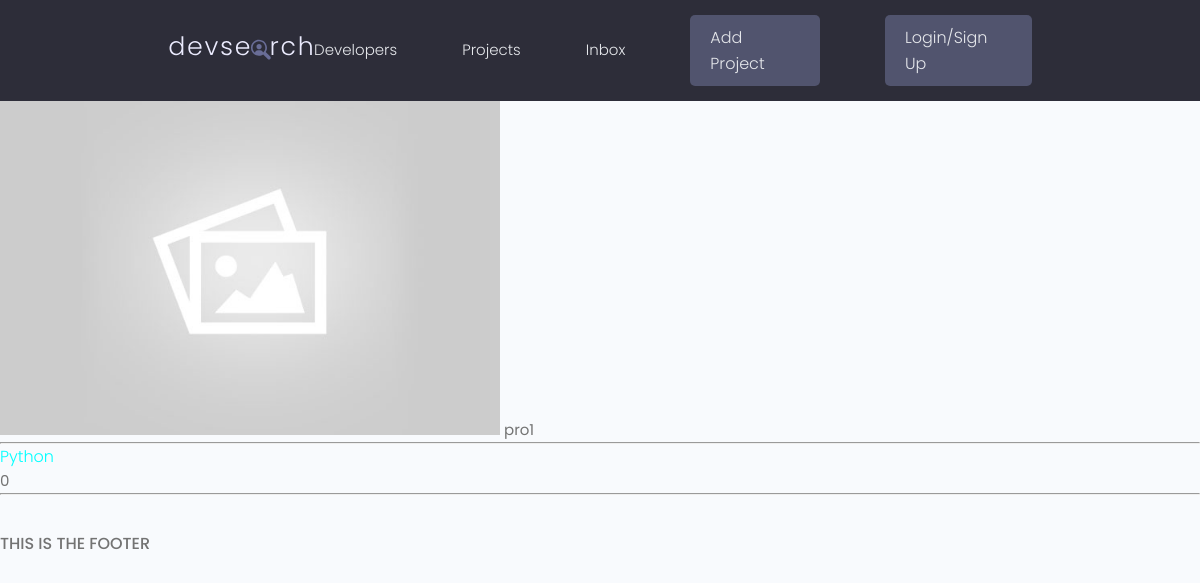
Before: /projects/project/c5ee7751-1189-49b3-a12c-24095dd6b67d/ with the older database file.
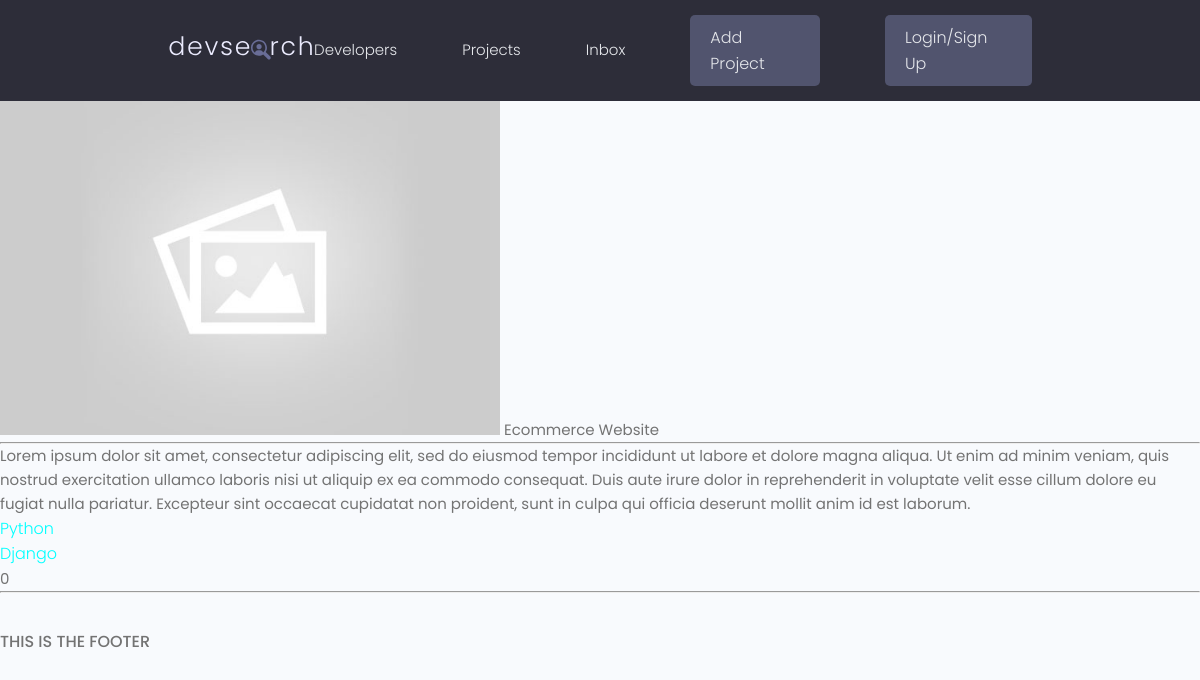
After: the same page with the newer database file.
### projects/models.py (models this page shows)
class Project(models.Model):
    owner= models.ForeignKey(Profile, null=True, blank=True, on_delete=models.SET_NULL)
    title= models.CharField(max_length=200)
    description= models.TextField(null=True , blank=True)
    featured_image= models.ImageField(null=True , blank=True, default='default.jpg')
    demo_link= models.CharField(max_length=2000 , null=True , blank=True)
    source_link= models.CharField(max_length=2000 , null=True , blank=True)
    tags= models.ManyToManyField('Tag', blank=True)
    vote_total= models.IntegerField(default=0, null=True, blank=True)
    vote_ratio= models.IntegerField(default=0, null=True, blank=True)
    created_time= models.DateTimeField(auto_now_add=True)
    id= models.UUIDField(default=uuid.uuid4 , unique=True, primary_key=True, editable=True)
    def __str__(self):
        return self.title

class Tag(models.Model):
    name= models.CharField(max_length=200)
    created_time= models.DateTimeField(auto_now_add=True)
    id= models.UUIDField(default=uuid.uuid4 , unique=True, primary_key=True, editable=True)
    def __str__(self):
        return self.name

### projects/views.py (the view)
# urls.py: path('project/<str:pk>/', views.project , name='project'),
def project(request, pk):
    pro = Project.objects.get(id=pk)
    return render(request , 'projects/single-project.html', {'project' : pro} )

### projects/templates/projects/single-project.html
{% extends 'main.html' %}
{% block content %}
<img style='width: 500px;' src="{{ project.featured_image.url }}">
{{project}}
<hr/>
{{project.description}}
{% for tag in project.tags.all %}
<p style="border: 3px; color: aqua;" >{{tag}}</p>
{% endfor %}
{{project.vote_total}}
{% endblock content %}

Changed rows visible on the page:
changed Project: title "pro1" → "Ecommerce Website"; description (not shown) → "Lorem ipsum dolor sit amet, consectetur adipiscing elit, sed do eiusmod tempor incididunt ut labore et dolore magna aliqua. Ut enim ad minim veniam, quis nostrud exercitation ullamco laboris nisi ut aliquip ex ea commodo consequat. Duis aute irure dolor in reprehenderit in voluptate velit esse cillum dolore eu fugiat nulla pariatur. Excepteur sint occaecat cupidatat non proident, sunt in culpa qui officia deserunt mollit anim id est laborum."
now on this page (row unchanged): Tag: name "Django"
